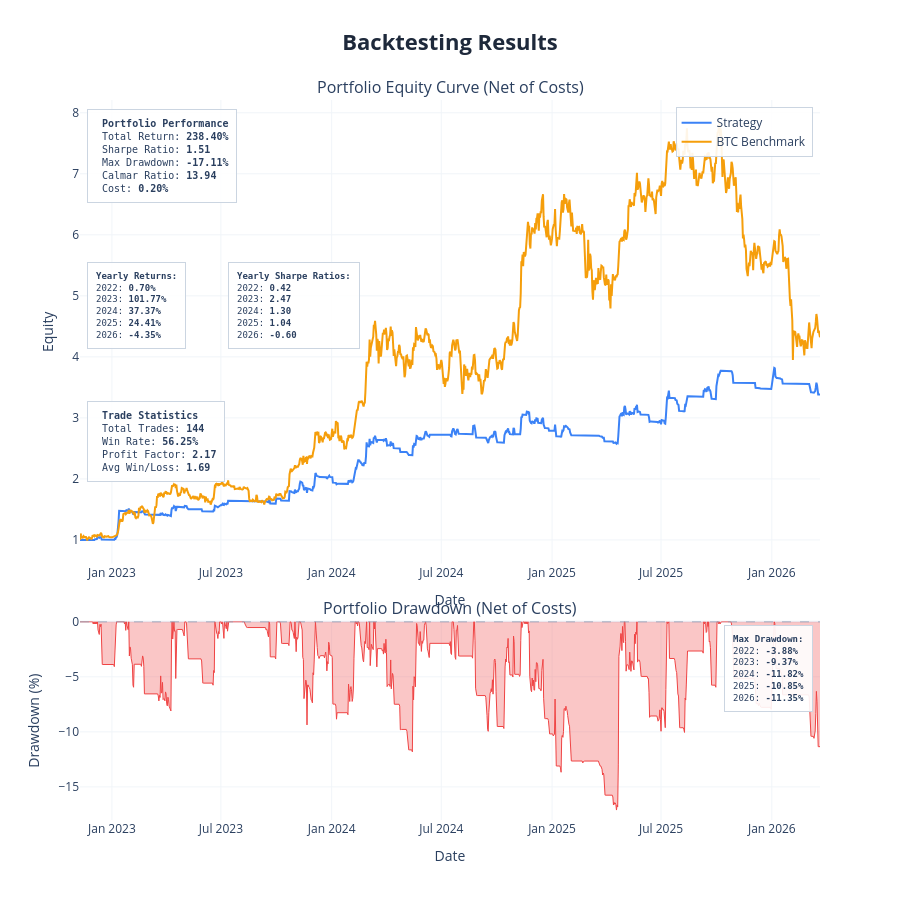

The cell this chart's notebook holds for it:
### Markdown cell above
---
## Backtest

| Parameter | Options | Default |
|---|---|---|
| `cost` | Cost per trade as decimal — `0.001` = 0.1% | `0.0` |
| `show_plot` | `True` / `False` | `True` |
| `save_html` | Filename string or `None` | `None` |
| `show_trades` | Overlay entry/exit markers on price chart | `False` |
| `benchmark_data` | DataFrame with `Close` column for buy & hold comparison | same asset |

### Code cell
results = backtest(
    data           = strategy_df,
    cost           = 0.002,
    show_plot      = True,
    save_html      = None,
    show_trades    = False,
    benchmark_data = None
)

print(f"Return        {results['total_return']*100:>8.2f}%")
print(f"Sharpe        {results['sharpe_ratio']:>8.2f}")
print(f"Max Drawdown  {results['max_drawdown']*100:>8.2f}%")
print(f"Profit Factor {results['profit_factor']:>8.2f}")
print(f"Win Rate      {results['win_rate']*100:>8.2f}%")
print(f"# Trades      {results['num_trades']:>8}")

### Figure 1 — Plotly figure (JSON) as saved in the notebook; plotly's stock layout.template omitted (floating-point values rounded to 4 significant figures; data arrays with more than 128 entries replaced by an {"elided": "..."} marker saying what was removed)
{"data": [{"hovertemplate": "<b>Strategy</b><br>Date: %{x}<br>Equity: %{y:.4f}<extra></extra>", "line": {"color": "#3b82f6", "width": 2}, "mode": "lines", "name": "Strategy", "type": "scatter", "x": {"elided": "1230 str values"}, "xaxis": "x", "y": {"elided": "1230 float values"}, "yaxis": "y"}, {"hovertemplate": "<b>BTC Benchmark</b><br>Date: %{x}<br>Equity: %{y:.4f}<extra></extra>", "line": {"color": "#f59e0b", "width": 2}, "mode": "lines", "name": "BTC Benchmark", "type": "scatter", "x": {"elided": "1230 str values"}, "xaxis": "x", "y": {"elided": "1230 float values"}, "yaxis": "y"}, {"fill": "tozeroy", "fillcolor": "rgba(239, 68, 68, 0.3)", "hovertemplate": "<b>Drawdown</b><br>Date: %{x}<br>Drawdown: %{y:.2f}%<extra></extra>", "line": {"color": "#ef4444", "width": 1}, "mode": "lines", "name": "Drawdown", "showlegend": false, "type": "scatter", "x": {"elided": "1230 str values"}, "xaxis": "x2", "y": {"elided": "1230 float values"}, "yaxis": "y2"}], "layout": {"annotations": [{"font": {"size": 16}, "showarrow": false, "text": "Portfolio Equity Curve (Net of Costs)", "x": 0.5, "xanchor": "center", "xref": "paper", "y": 1, "yanchor": "bottom", "yref": "paper"}, {"font": {"size": 16}, "showarrow": false, "text": "Portfolio Drawdown (Net of Costs)", "x": 0.5, "xanchor": "center", "xref": "paper", "y": 0.276, "yanchor": "bottom", "yref": "paper"}, {"align": "left", "bgcolor": "rgba(255, 255, 255, 0.9)", "bordercolor": "#cbd5e1", "borderpad": 8, "borderwidth": 1, "font": {"family": "monospace", "size": 10}, "showarrow": false, "text": "\n<b>Portfolio Performance</b><br>\nTotal Return: <b>238.40%</b><br>\nSharpe Ratio: <b>1.51</b><br>\nMax Drawdown: <b>-17.11%</b><br>\nCalmar Ratio: <b>13.94</b><br>\nCost: <b>0.20%</b>\n", "x": 0.01, "xanchor": "left", "xref": "x domain", "y": 0.98, "yanchor": "top", "yref": "y domain"}, {"align": "left", "bgcolor": "rgba(255, 255, 255, 0.9)", "bordercolor": "#cbd5e1", "borderpad": 8, "borderwidth": 1, "font": {"family": "monospace", "size": 9}, "showarrow": false, "text": "<b>Yearly Returns:</b><br>2022: <b>0.70%</b><br>2023: <b>101.77%</b><br>2024: <b>37.37%</b><br>2025: <b>24.41%</b><br>2026: <b>-4.35%</b><br>", "x": 0.01, "xanchor": "left", "xref": "x domain", "y": 0.65, "yanchor": "top", "yref": "y domain"}, {"align": "left", "bgcolor": "rgba(255, 255, 255, 0.9)", "bordercolor": "#cbd5e1", "borderpad": 8, "borderwidth": 1, "font": {"family": "monospace", "size": 9}, "showarrow": false, "text": "<b>Yearly Sharpe Ratios:</b><br>2022: <b>0.42</b><br>2023: <b>2.47</b><br>2024: <b>1.30</b><br>2025: <b>1.04</b><br>2026: <b>-0.60</b><br>", "x": 0.2, "xanchor": "left", "xref": "x domain", "y": 0.65, "yanchor": "top", "yref": "y domain"}, {"align": "left", "bgcolor": "rgba(255, 255, 255, 0.9)", "bordercolor": "#cbd5e1", "borderpad": 8, "borderwidth": 1, "font": {"family": "monospace", "size": 10}, "showarrow": false, "text": "\n<b>Trade Statistics</b><br>\nTotal Trades: <b>144</b><br>\nWin Rate: <b>56.25%</b><br>\nProfit Factor: <b>2.17</b><br>\nAvg Win/Loss: <b>1.69</b>\n", "x": 0.01, "xanchor": "left", "xref": "x domain", "y": 0.35, "yanchor": "top", "yref": "y domain"}, {"align": "left", "bgcolor": "rgba(255, 255, 255, 0.9)", "bordercolor": "#cbd5e1", "borderpad": 8, "borderwidth": 1, "font": {"family": "monospace", "size": 9}, "showarrow": false, "text": "<b>Max Drawdown:</b><br>2022: <b>-3.88%</b><br>2023: <b>-9.37%</b><br>2024: <b>-11.82%</b><br>2025: <b>-10.85%</b><br>2026: <b>-11.35%</b><br>", "x": 0.99, "xanchor": "right", "xref": "x2 domain", "y": 0.98, "yanchor": "top", "yref": "y2 domain"}], "height": 900, "hovermode": "x unified", "legend": {"bgcolor": "rgba(255,255,255,0.9)", "bordercolor": "#cbd5e1", "borderwidth": 1, "x": 0.99, "xanchor": "right", "y": 0.99, "yanchor": "top"}, "shapes": [{"line": {"color": "#94a3b8", "dash": "dash", "width": 1}, "type": "line", "x0": 0, "x1": 1, "xref": "x2 domain", "y0": 0, "y1": 0, "yref": "y2"}], "showlegend": true, "title": {"font": {"color": "#1E293B", "size": 22}, "text": "<b>Backtesting Results</b>", "x": 0.5, "xanchor": "center"}, "xaxis": {"anchor": "y", "domain": [0, 1], "gridcolor": "#f1f5f9", "gridwidth": 1, "showgrid": true, "title": {"text": "Date"}}, "xaxis2": {"anchor": "y2", "domain": [0, 1], "gridcolor": "#f1f5f9", "gridwidth": 1, "showgrid": true, "title": {"text": "Date"}}, "yaxis": {"anchor": "x", "domain": [0.356, 1], "gridcolor": "#f1f5f9", "gridwidth": 1, "showgrid": true, "title": {"text": "Equity"}}, "yaxis2": {"anchor": "x2", "domain": [0, 0.276], "gridcolor": "#f1f5f9", "gridwidth": 1, "showgrid": true, "title": {"text": "Drawdown (%)"}}}}
